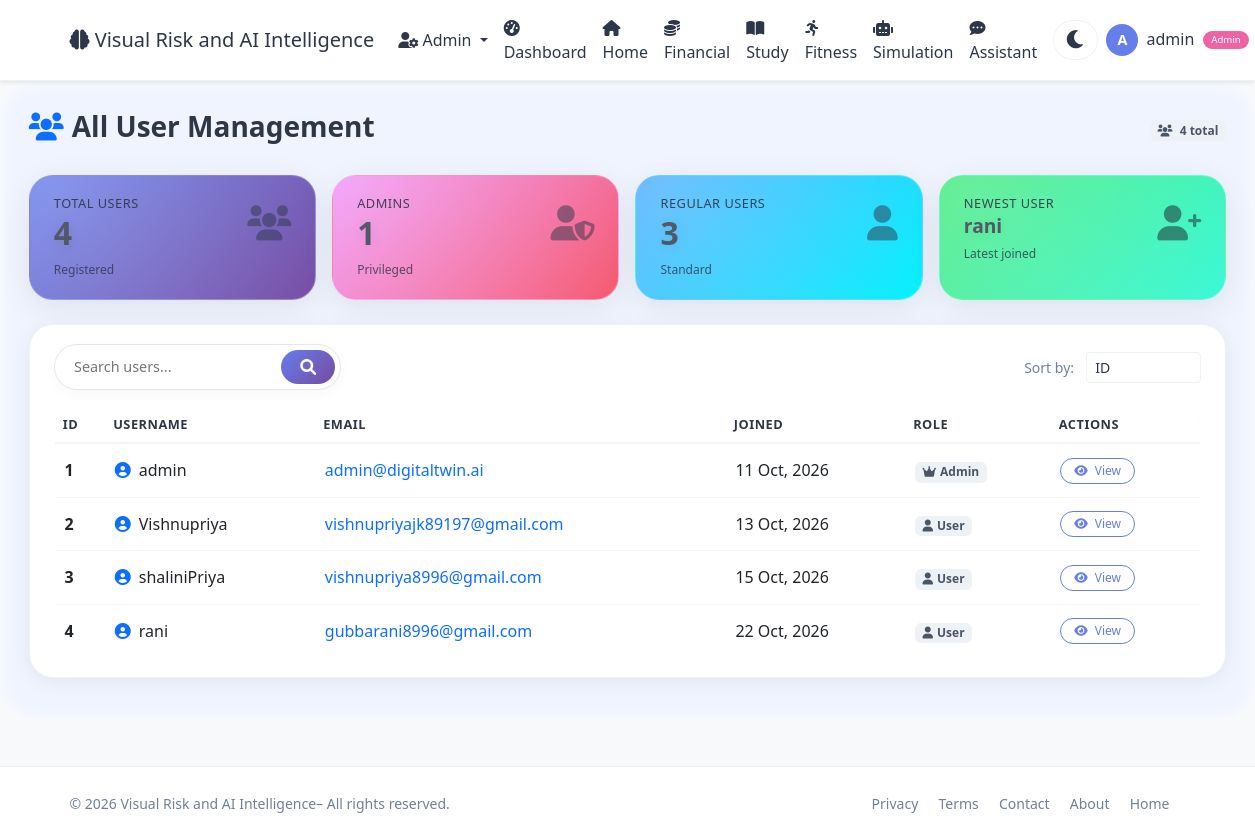
The app's page /admin/users (signed in) with its own data.
### app.py (models this page shows, shortened)
class User(UserMixin, db.Model):
    id = db.Column(db.Integer, primary_key=True)
    username = db.Column(db.String(80), unique=True, nullable=False)
    email = db.Column(db.String(120), unique=True, nullable=False)
    password_hash = db.Column(db.String(200), nullable=False)
    age = db.Column(db.Integer, default=25)
    occupation = db.Column(db.String(100), default='Student')
    monthly_income = db.Column(db.Float, default=50000)
    monthly_expenses = db.Column(db.Float, default=35000)
    savings = db.Column(db.Float, default=100000)
    study_hours_per_week = db.Column(db.Float, default=20)
    fitness_hours_per_week = db.Column(db.Float, default=5)
    sleep_hours_per_day = db.Column(db.Float, default=7)
    created_at = db.Column(db.DateTime, default=datetime.utcnow)
    is_admin = db.Column(db.Boolean, default=False)
    transactions = db.relationship('Transaction', backref='user', lazy=True)
    study_logs = db.relationship('StudyLog', backref='user', lazy=True)
    fitness_logs = db.relationship('FitnessLog', backref='user', lazy=True)
    goals = db.relationship('Goal', backref='user', lazy=True)

### app.py (the view)
@app.route('/admin/users')
@login_required
def admin_users():
    if not current_user.is_admin:
        flash('Admin access required.')
        return redirect(url_for('user_dashboard'))
    users = User.query.all()
    return render_template('admin/users.html', users=users)

### app.py (called while the page is built)
@app.context_processor
def utility_processor():
    return dict(datetime=datetime)

@login_manager.user_loader
def load_user(user_id):
    return User.query.get(int(user_id))

### templates/admin/users.html (shortened to what this page needs)
{% extends "base.html" %}
{% block content %}
<div class="users-wrapper">
    <div class="d-flex flex-wrap justify-content-between align-items-center mb-4">
        <h3 class="fw-bold"><i class="fas fa-users text-primary me-2"></i>All User Management</h3>
        <span class="badge bg-light text-dark"><i class="fas fa-users me-1"></i> {{ users|length }} total</span>
    </div>
    <div class="row g-3 mb-4">
        <div class="col-6 col-md-3">
            <div class="metric-card" style="background: linear-gradient(135deg, #667eea, #764ba2);">
                <div class="d-flex justify-content-between align-items-start">
                    <div>
                        <h5>Total Users</h5>
                        <h2>{{ users|length }}</h2>
                        <small>Registered</small>
                    </div>
                    <div class="card-icon"><i class="fas fa-users"></i></div>
                </div>
            </div>
        </div>
        <div class="col-6 col-md-3">
            <div class="metric-card" style="background: linear-gradient(135deg, #f093fb, #f5576c);">
                <div class="d-flex justify-content-between align-items-start">
                    <div>
                        <h5>Admins</h5>
                        <h2>{{ users|selectattr('is_admin')|list|length }}</h2>
                        <small>Privileged</small>
                    </div>
                    <div class="card-icon"><i class="fas fa-user-shield"></i></div>
                </div>
            </div>
        </div>
        <div class="col-6 col-md-3">
            <div class="metric-card" style="background: linear-gradient(135deg, #4facfe, #00f2fe);">
                <div class="d-flex justify-content-between align-items-start">
                    <div>
                        <h5>Regular Users</h5>
                        <h2>{{ users|rejectattr('is_admin')|list|length }}</h2>
                        <small>Standard</small>
                    </div>
                    <div class="card-icon"><i class="fas fa-user"></i></div>
                </div>
            </div>
        </div>
        <div class="col-6 col-md-3">
            <div class="metric-card" style="background: linear-gradient(135deg, #43e97b, #38f9d7); color: #1a202c;">
                <div class="d-flex justify-content-between align-items-start">
                    <div>
                        <h5>Newest User</h5>
                        <h2 style="font-size:1.2rem;">{{ users[-1].username if users else 'N/A' }}</h2>
                        <small>Latest joined</small>
                    </div>
                    <div class="card-icon"><i class="fas fa-user-plus" style="color: #1a202c;"></i></div>
                </div>
            </div>
        </div>
    </div>
    <div class="glass-card">
        <div class="d-flex flex-wrap justify-content-between align-items-center mb-3">
            <div class="search-box">
                <input type="text" id="userSearch" placeholder="Search users..." onkeyup="filterUsers()">
                <button onclick="filterUsers()"><i class="fas fa-search"></i></button>
            </div>
            <div>
                <span class="text-muted small me-2">Sort by:</span>
                <select class="form-select form-select-sm d-inline-block w-auto" onchange="sortTable(this.value)">
                    <option value="id">ID</option>
                </select>
            </div>
        </div>
        <div class="table-responsive">
            <table class="table table-glass table-hover mb-0" id="userTable">
                <thead>
                    <tr>
                        <th>ID</th>
                        <th>Username</th>
                        <th>Email</th>
                        <th>Joined</th>
                        <th>Role</th>
                        <th>Actions</th>
                    </tr>
                </thead>
                <tbody>
                    {% for u in users %}
                    <tr>
                        <td><span class="fw-bold">{{ u.id }}</span></td>
                        <td><i class="fas fa-user-circle me-2 text-primary"></i>{{ u.username }}</td>
                        <td><a href="mailto:{{ u.email }}" class="text-decoration-none">{{ u.email }}</a></td>
                        <td>{{ u.created_at.strftime('%d %b, %Y') }}</td>
                        <td>
                            {% if u.is_admin %}
                                <span class="badge badge-admin"><i class="fas fa-crown me-1"></i>Admin</span>
                            {% else %}
                                <span class="badge badge-user"><i class="fas fa-user me-1"></i>User</span>
                            {% endif %}
                        </td>
                        <td>
                            <a href="{{ url_for('admin_user_detail', user_id=u.id) }}" class="btn btn-outline-primary action-btn">
                                <i class="fas fa-eye me-1"></i> View
                            </a>
                        </td>
                    </tr>
                    {% endfor %}
                </tbody>
            </table>
        </div>
    </div>
</div>
{% endblock %}

### templates/base.html (shortened to what this page needs)
<!DOCTYPE html>
<html lang="en" data-theme="light">
<head>
    <link href="https://cdn.jsdelivr.net/npm/bootstrap@5.3.0/dist/css/bootstrap.min.css" rel="stylesheet">
    <link rel="stylesheet" href="https://cdnjs.cloudflare.com/ajax/libs/font-awesome/6.0.0/css/all.min.css">
</head>
<body>
    <nav class="navbar navbar-expand-lg navbar-light bg-white shadow-sm">
        <div class="container">
            <a class="navbar-brand" href="{{ url_for('index') }}">
                <i class="fas fa-brain"></i> Visual Risk and AI Intelligence
            </a>
            <div class="collapse navbar-collapse" id="navbarNav">
                <ul class="navbar-nav ms-auto align-items-lg-center">
                    {% if current_user.is_authenticated %}
                        {% if current_user.is_admin %}
                            <li class="nav-item dropdown">
                                <a class="nav-link dropdown-toggle" href="#" id="adminDropdown" role="button" data-bs-toggle="dropdown">
                                    <i class="fas fa-user-cog"></i> Admin
                                </a>
                            </li>
                        {% endif %}
                        <li class="nav-item">
                            <a class="nav-link" href="{{ url_for('admin_profile') }}">
                                <i class="fas fa-tachometer-alt me-1"></i>Dashboard
                            </a>
                        </li>
                    <li class="nav-item">
                            <a class="nav-link" href="{{ url_for('index') }}">
                                <i class="fas fa-home"></i>Home
                            </a>
                        </li>
                        <li class="nav-item">
                            <a class="nav-link" href="{{ url_for('user_financial') }}">
                                <i class="fas fa-coins me-1"></i>Financial
                            </a>
                        </li>
                        <li class="nav-item">
                            <a class="nav-link" href="{{ url_for('user_study') }}">
                                <i class="fas fa-book-open me-1"></i>Study
                            </a>
                        </li>
                        <li class="nav-item">
                            <a class="nav-link" href="{{ url_for('user_fitness') }}">
                                <i class="fas fa-running me-1"></i>Fitness
                            </a>
                        </li>
                        <li class="nav-item">
                            <a class="nav-link" href="{{ url_for('user_simulation') }}">
                                <i class="fas fa-robot me-1"></i>Simulation
                            </a>
                        </li>
                        <li class="nav-item">
                            <a class="nav-link" href="{{ url_for('user_assistant') }}">
                                <i class="fas fa-comment-dots me-1"></i>Assistant
                            </a>
                        </li>
                        <li class="nav-item">
                            <button class="theme-toggle" id="themeToggle" aria-label="Toggle theme">
                                <i class="fas fa-moon"></i>
                            </button>
                        </li>
                        <li class="nav-item dropdown">
                            <a class="nav-link dropdown-toggle" href="#" id="userDropdown" role="button" data-bs-toggle="dropdown">
                                <span class="user-avatar">{{ current_user.username[0]|upper }}</span>
                                <span class="ms-1">{{ current_user.username }}</span>
                                {% if current_user.is_admin %}
                                    <span class="admin-badge">Admin</span>
                                {% endif %}
                            </a>
                        </li>
                    {% endif %}
                </ul>
            </div>
        </div>
    </nav>
    {% block content %}{% endblock %}
    <footer class="mt-5 py-4 bg-light border-top">
        <div class="container">
            <div class="row align-items-center">
                <div class="col-md-6 text-center text-md-start">
                    <span class="text-muted small">© 2026 Visual Risk and AI Intelligence– All rights reserved.</span>
                </div>
                <div class="col-md-6 text-center text-md-end">
                    <a href="{{ url_for('privacy') }}" class="text-muted text-decoration-none me-3 small">Privacy</a>
                    <a href="{{ url_for('terms') }}" class="text-muted text-decoration-none me-3 small">Terms</a>
                    <a href="{{ url_for('contact') }}" class="text-muted text-decoration-none me-3 small">Contact</a>
                    <a href="{{ url_for('about') }}" class="text-muted text-decoration-none me-3 small">About</a>
                    <a href="{{ url_for('index') }}" class="text-muted text-decoration-none me-3 small">Home</a>
                </div>
            </div>
        </div>
    </footer>
</body>
</html>

### templates/base.html (style rules this page uses)
:root { --bg-body: #f8f9fa; --bg-navbar: #ffffff; --bg-card: #ffffff; --text-primary: #2d3748; --text-muted: #718096; --border-color: #edf2f7; --shadow: 0 4px 20px rgba(0,0,0,0.06); --glass-bg: rgba(255,255,255,0.6); --glass-border: rgba(255,255,255,0.25); --accent: #667eea; --accent-gradient: linear-gradient(135deg, #667eea, #764ba2); --bg-input: #ffffff; --bg-light: #f7fafc; --bg-wrapper: #f0f4ff; --bg-hero: linear-gradient(135deg, #667eea 0%, #764ba2 100%); --dropdown-bg: #ffffff; --dropdown-text: #2d3748; --btn-bg: #667eea; --btn-hover: #5a6fd6; --badge-bg: #edf2f7; --badge-text: #4a5568; --progress-bg: #edf2f7; --progress-fill: linear-gradient(90deg, #667eea, #764ba2); }
body { background: var(--bg-body) !important; color: var(--text-primary) !important; font-family: 'Segoe UI', Tahoma, Geneva, Verdana, sans-serif; transition: background 0.3s, color 0.3s; }
.navbar { background: var(--bg-navbar) !important; border-bottom: 1px solid var(--border-color); }
.navbar-brand, .nav-link { color: var(--text-primary) !important; }
.btn-outline-primary { color: var(--accent) !important; border-color: var(--accent) !important; }
.card, .glass-card, .chart-container, .predict-card, .profile-card, .goals-card, .card-glass, .chart-box, .predict-box, .activity-card { background: var(--bg-card) !important; border-color: var(--border-color) !important; color: var(--text-primary) !important; box-shadow: var(--shadow) !important; }
.bg-light, .bg-white { background: var(--bg-card) !important; }
.text-muted { color: var(--text-muted) !important; }
.form-control, .form-select { background: var(--bg-input) !important; color: var(--text-primary) !important; border-color: var(--border-color) !important; }
.table { color: var(--text-primary) !important; }
.metric-card { color: var(--text-primary) !important; }
.metric-card h2, .metric-card h5, .metric-card small { color: inherit !important; }
.dashboard-wrapper, .finance-wrapper, .study-wrapper, .fitness-wrapper, .assistant-wrapper, .sim-wrapper, .users-wrapper, .detail-wrapper, .about-wrapper, .privacy-wrapper, .terms-wrapper, .contact-wrapper { background: var(--bg-wrapper) !important; }
.border-top, .border-bottom { border-color: var(--border-color) !important; }
.badge { background: var(--badge-bg) !important; color: var(--badge-text) !important; }
.theme-toggle { background: transparent; border: none; font-size: 1.3rem; color: var(--text-primary); cursor: pointer; transition: transform 0.3s; padding: 0.2rem 0.7rem; border-radius: 30px; background: var(--bg-input); margin-left: 0.5rem; border: 1px solid var(--border-color); }
.user-avatar { width: 32px; height: 32px; border-radius: 50%; background: var(--accent); color: white; display: inline-flex; align-items: center; justify-content: center; font-weight: 600; font-size: 0.9rem; }
.admin-badge { font-size: 0.6rem; background: #ed64a6; color: white; padding: 0.15rem 0.5rem; border-radius: 30px; margin-left: 0.3rem; vertical-align: middle; }

### records on screen
User: username "A", username "admin", id "1", email "admin@digitaltwin.ai", created_at "11 Oct, 2026", is_admin True (drawn)
User: username "rani", id "4", email "gubbarani8996@gmail.com", created_at "22 Oct, 2026", is_admin False (drawn)
User: id "2", username "Vishnupriya", email "vishnupriyajk89197@gmail.com", created_at "13 Oct, 2026", is_admin False (drawn)
User: id "3", username "shaliniPriya", email "vishnupriya8996@gmail.com", created_at "15 Oct, 2026", is_admin False (drawn)

### other values on screen
{{ users|length }} "4"
{{ users|selectattr('is_admin')|list|length }} "1"
{{ users|rejectattr('is_admin')|list|length }} "3"
